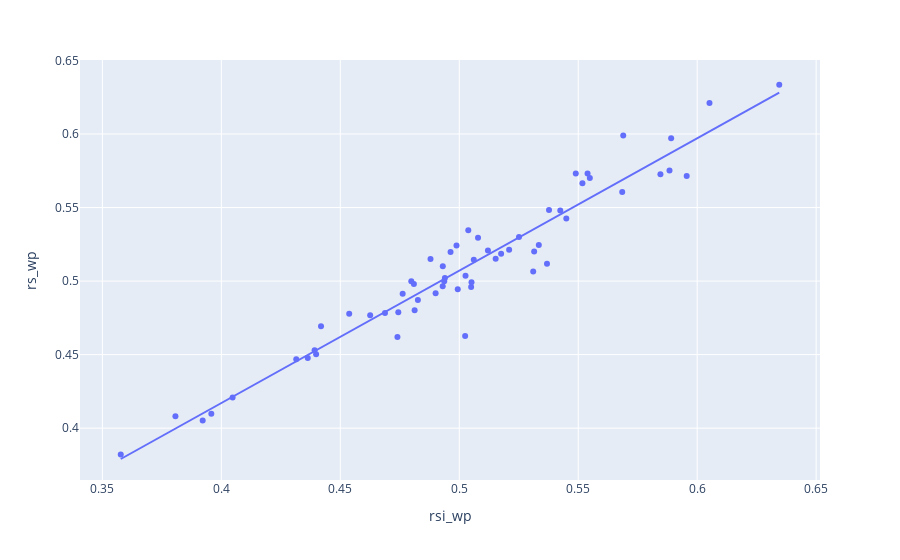

The notebook cell saved with this chart:
### Code cell
px.scatter(pit_seasons.query('game_id>=35').reset_index(), x='rsi_wp', y='rs_wp', hover_data=['starting_pitcher_id', 'yr', 'rsi'], trendline='ols')
